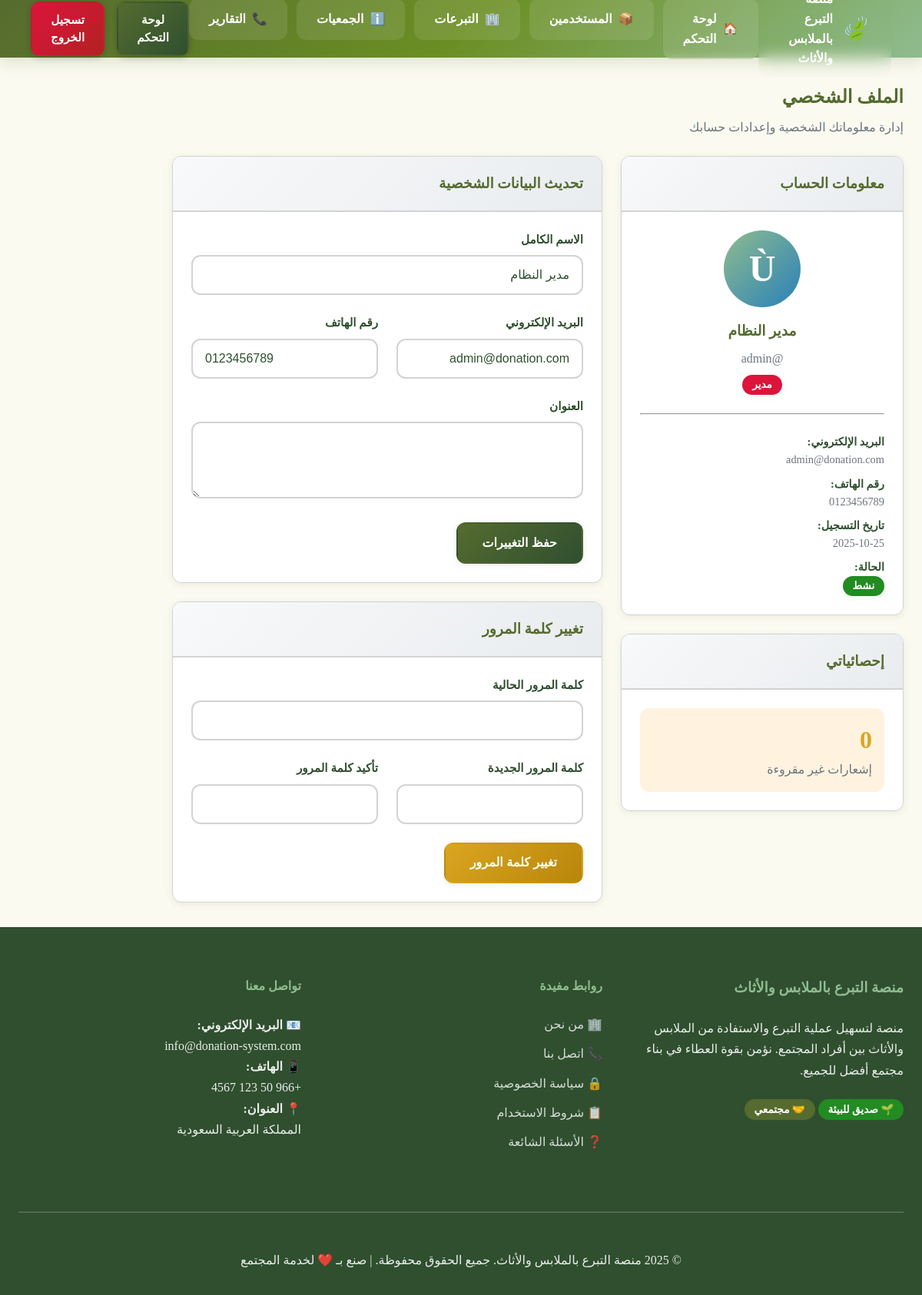
The app's page /profile.php (signed in) with its own data.
### tables this page shows
CREATE TABLE `users` (
  `id` int NOT NULL,
  `username` varchar(50) NOT NULL,
  `email` varchar(100) NOT NULL,
  `password` varchar(255) NOT NULL,
  `full_name` varchar(100) NOT NULL,
  `phone` varchar(15) DEFAULT NULL,
  `address` text,
  `user_type` enum('donor','beneficiary','charity','admin') NOT NULL,
  `status` enum('active','inactive','pending') DEFAULT 'active',
  `created_at` timestamp NULL DEFAULT CURRENT_TIMESTAMP,
  `updated_at` timestamp NULL DEFAULT CURRENT_TIMESTAMP ON UPDATE CURRENT_TIMESTAMP
);

### config.php (called while the page is built, shortened)
<?php
class Database {
    private static $instance = null;
    private $connection;
    private function __construct() {
        try {
            $dsn = "mysql:host=" . DB_HOST . ";dbname=" . DB_NAME . ";charset=" . DB_CHARSET;
            $this->connection = new PDO($dsn, DB_USER, DB_PASS, [
                PDO::ATTR_ERRMODE => PDO::ERRMODE_EXCEPTION,
                PDO::ATTR_DEFAULT_FETCH_MODE => PDO::FETCH_ASSOC,
                PDO::ATTR_EMULATE_PREPARES => false
            ]);
        } catch (PDOException $e) {
            die("فشل الاتصال بقاعدة البيانات: " . $e->getMessage());
        }
    }
    public static function getInstance() {
        if (self::$instance === null) {
            self::$instance = new self();
        }
        return self::$instance;
    }
    public function prepare($sql) {
        return $this->connection->prepare($sql);
    }
}
function escape($string) {
    return htmlspecialchars($string, ENT_QUOTES, 'UTF-8');
}
?>

### profile.php (the view, shortened to what this page needs)
<?php
require_once 'config.php';
$db = Database::getInstance();
$userId = $_SESSION['user_id'];
$stmt = $db->prepare("SELECT * FROM users WHERE id = ?");
$stmt->execute([$userId]);
$user = $stmt->fetch();
$statsStmt = $db->prepare("
    SELECT
        (SELECT COUNT(*) FROM donations WHERE donor_id = ?) as donations_count,
        (SELECT COUNT(*) FROM donation_requests WHERE requester_id = ?) as requests_count,
        (SELECT COUNT(*) FROM notifications WHERE user_id = ? AND is_read = 0) as unread_notifications
");
$statsStmt->execute([$userId, $userId, $userId]);
$stats = $statsStmt->fetch();
?>
<?php require_once 'includes/header.php'; ?>
    <section class="profile-section" style="padding: 2rem 0; min-height: 70vh;">
        <div class="container">
            <div class="page-header mb-4">
                <h1 style="color: var(--primary-color); margin-bottom: 0.5rem;">الملف الشخصي</h1>
                <p class="text-muted">إدارة معلوماتك الشخصية وإعدادات حسابك</p>
            </div>
            <div class="row">
                <div class="col-4 col-sm-12 mb-4">
                    <div class="card">
                        <div class="card-header">
                            <h3>معلومات الحساب</h3>
                        </div>
                        <div class="card-body text-center">
                            <div style="width: 100px; height: 100px; background: linear-gradient(135deg, var(--secondary-color), #2980b9); border-radius: 50%; display: flex; align-items: center; justify-content: center; margin: 0 auto 1rem; color: white; font-size: 3rem; font-weight: bold;">
                                <?php echo strtoupper(substr($user['full_name'], 0, 1)); ?>
                            </div>
                            <h3 style="color: var(--primary-color); margin-bottom: 0.5rem;">
                                <?php echo escape($user['full_name']); ?>
                            </h3>
                            <p class="text-muted mb-2">@<?php echo escape($user['username']); ?></p>
                            <span class="badge badge-<?php
                                echo $user['user_type'] === 'donor' ? 'success' :
                                     ($user['user_type'] === 'beneficiary' ? 'primary' :
                                     ($user['user_type'] === 'charity' ? 'warning' : 'danger'));
                            ?>">
                                <?php
                                $typeLabels = [
                                    'donor' => 'متبرع',
                                    'beneficiary' => 'مستفيد',
                                    'charity' => 'جمعية خيرية',
                                    'admin' => 'مدير'
                                ];
                                echo $typeLabels[$user['user_type']];
                                ?>
                            </span>
                            <hr style="margin: 1.5rem 0;">
                            <div class="text-right" style="font-size: 0.9rem;">
                                <div class="mb-2">
                                    <strong>البريد الإلكتروني:</strong><br>
                                    <span class="text-muted"><?php echo escape($user['email']); ?></span>
                                </div>
                                <div class="mb-2">
                                    <strong>رقم الهاتف:</strong><br>
                                    <span class="text-muted"><?php echo escape($user['phone']); ?></span>
                                </div>
                                <div class="mb-2">
                                    <strong>تاريخ التسجيل:</strong><br>
                                    <span class="text-muted"><?php echo date('Y-m-d', strtotime($user['created_at'])); ?></span>
                                </div>
                                <div>
                                    <strong>الحالة:</strong><br>
                                    <span class="badge badge-<?php echo $user['status'] === 'active' ? 'success' : 'warning'; ?>">
                                        <?php
                                        $statusLabels = [
                                            'active' => 'نشط',
                                            'inactive' => 'غير نشط',
                                            'pending' => 'قيد المراجعة'
                                        ];
                                        echo $statusLabels[$user['status']];
                                        ?>
                                    </span>
                                </div>
                            </div>
                        </div>
                    </div>
                    <div class="card mt-4">
                        <div class="card-header">
                            <h3>إحصائياتي</h3>
                        </div>
                        <div class="card-body">
                            <div class="p-3" style="background: #fff3e0; border-radius: var(--radius);">
                                <div style="font-size: 2rem; font-weight: bold; color: var(--warning-color);">
                                    <?php echo $stats['unread_notifications']; ?>
                                </div>
                                <div class="text-muted">إشعارات غير مقروءة</div>
                            </div>
                        </div>
                    </div>
                </div>
                <div class="col-8 col-sm-12">
                    <div class="card mb-4">
                        <div class="card-header">
                            <h3>تحديث البيانات الشخصية</h3>
                        </div>
                        <div class="card-body">
                            <form method="POST">
                                <div class="form-group">
                                    <label for="full_name" class="form-label">الاسم الكامل</label>
                                    <input type="text" id="full_name" name="full_name" class="form-control"
                                           value="<?php echo escape($user['full_name']); ?>" required>
                                </div>
                                <div class="row">
                                    <div class="col-6 col-sm-12">
                                        <div class="form-group">
                                            <label for="email" class="form-label">البريد الإلكتروني</label>
                                            <input type="email" id="email" name="email" class="form-control"
                                                   value="<?php echo escape($user['email']); ?>" required>
                                        </div>
                                    </div>
                                    <div class="col-6 col-sm-12">
                                        <div class="form-group">
                                            <label for="phone" class="form-label">رقم الهاتف</label>
                                            <input type="tel" id="phone" name="phone" class="form-control"
                                                   value="<?php echo escape($user['phone']); ?>" required>
                                        </div>
                                    </div>
                                </div>
                                <div class="form-group">
                                    <label for="address" class="form-label">العنوان</label>
                                    <textarea id="address" name="address" class="form-control" rows="2"><?php echo escape($user['address']); ?></textarea>
                                </div>
                                <button type="submit" name="update_profile" class="btn btn-primary">
                                    حفظ التغييرات
                                </button>
                            </form>
                        </div>
                    </div>
                    <div class="card">
                        <div class="card-header">
                            <h3>تغيير كلمة المرور</h3>
                        </div>
                        <div class="card-body">
                            <form method="POST">
                                <div class="form-group">
                                    <label for="current_password" class="form-label">كلمة المرور الحالية</label>
                                    <input type="password" id="current_password" name="current_password"
                                           class="form-control" required>
                                </div>
                                <div class="row">
                                    <div class="col-6 col-sm-12">
                                        <div class="form-group">
                                            <label for="new_password" class="form-label">كلمة المرور الجديدة</label>
                                            <input type="password" id="new_password" name="new_password"
                                                   class="form-control" minlength="6" required>
                                        </div>
                                    </div>
                                    <div class="col-6 col-sm-12">
                                        <div class="form-group">
                                            <label for="confirm_password" class="form-label">تأكيد كلمة المرور</label>
                                            <input type="password" id="confirm_password" name="confirm_password"
                                                   class="form-control" required>
                                        </div>
                                    </div>
                                </div>
                                <button type="submit" name="change_password" class="btn btn-warning">
                                    تغيير كلمة المرور
                                </button>
                            </form>
                        </div>
                    </div>
                </div>
            </div>
        </div>
    </section>
<?php require_once 'includes/footer.php'; ?>

### style.css (style rules this page uses)
:root { --primary-color: #556b2f; --secondary-color: #8fbc8f; --success-color: #228b22; --warning-color: #daa520; --danger-color: #dc143c; --info-color: #6b8e23; --light-color: #f5f5dc; --dark-color: #2f4f2f; --text-color: #2f4f2f; --border-color: #d3d3d3; --background-color: #fafaf0; --sidebar-width: 280px; --header-height: 75px; --transition: all 0.3s cubic-bezier(0.4, 0, 0.2, 1); --shadow-sm: 0 2px 8px rgba(85,107,47,0.1); --shadow-md: 0 4px 16px rgba(85,107,47,0.15); --shadow-lg: 0 8px 32px rgba(85,107,47,0.2); --radius: 12px; }
* { margin: 0; padding: 0; box-sizing: border-box; }
body { font-size: 16px; line-height: 1.6; color: var(--text-color); background-color: var(--background-color); direction: rtl; text-align: right; }
.container { width: 100%; max-width: 1400px; margin: 0 auto; padding: 0 1.5rem; }
.row { display: flex; flex-wrap: wrap; margin: 0 -0.75rem; }
[class*="col-"] { padding: 0 0.75rem; }
.col-4 { flex: 0 0 33.333333%; max-width: 33.333333%; }
.col-6 { flex: 0 0 50%; max-width: 50%; }
.card { background: white; border-radius: var(--radius); box-shadow: var(--shadow-sm); overflow: hidden; transition: var(--transition); border: 1px solid var(--border-color); }
.card-header { padding: 1.25rem 1.5rem; background: linear-gradient(135deg, #f8f9fa, #e9ecef); border-bottom: 2px solid var(--border-color); font-weight: 700; color: var(--primary-color); display: flex; align-items: center; justify-content: space-between; }
.card-body { padding: 1.5rem; }
.btn { display: inline-flex; align-items: center; justify-content: center; gap: 0.5rem; padding: 0.8rem 2rem; font-size: 1rem; font-weight: 600; text-align: center; text-decoration: none; border: 2px solid transparent; border-radius: var(--radius); cursor: pointer; transition: var(--transition); line-height: 1.5; box-shadow: var(--shadow-sm); }
.btn-primary { background: linear-gradient(135deg, var(--primary-color), var(--dark-color)); color: white; }
.btn-warning { background: linear-gradient(135deg, var(--warning-color), #b8860b); color: white; }
.badge { display: inline-flex; align-items: center; padding: 0.4rem 0.8rem; font-size: 0.85rem; font-weight: 700; line-height: 1; text-align: center; white-space: nowrap; border-radius: 25px; box-shadow: var(--shadow-sm); }
.badge-success { background: var(--success-color); color: white; }
.badge-danger { background: var(--danger-color); color: white; }
.text-center { text-align: center; }
.text-right { text-align: right; }
.text-muted { color: #6c757d; }
.mb-2 { margin-bottom: 0.5rem; }
.mb-4 { margin-bottom: 1.5rem; }
.mt-4 { margin-top: 1.5rem; }
.p-3 { padding: 1rem; }
.form-group { margin-bottom: 1.5rem; }
.form-label { display: block; margin-bottom: 0.5rem; font-weight: 600; color: var(--text-color); font-size: 0.95rem; }
.form-control, .form-select { width: 100%; padding: 0.75rem 1rem; font-size: 1rem; line-height: 1.5; color: var(--text-color); background-color: white; border: 2px solid var(--border-color); border-radius: var(--radius); transition: var(--transition); }
.form-control::placeholder { color: #999; }
textarea.form-control { resize: vertical; min-height: 100px; }

### records on screen
users: full_name "Ù", full_name "مدير النظام", username "admin", user_type "مدير", email "admin@donation.com", phone "0123456789", created_at "2025-10-25", status "نشط"

### other values on screen
$item['label'] "لوحة التحكم"
$item['label'] "المستخدمين"
$item['label'] "التبرعات"
$item['label'] "الجمعيات"
$item['label'] "التقارير"
$stats['unread_notifications'] "0"
SITE_NAME "منصة التبرع بالملابس والأثاث"
